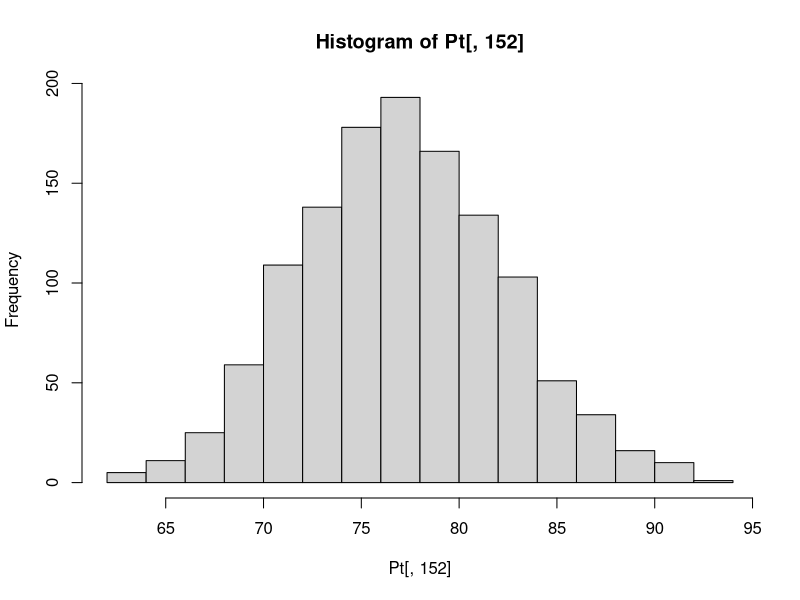

This chart was generated by the following R code:
# 4 - Simulacion de Montecarlo

# 4.1 ----
P0 = 73
mu = 0.13
sigma = 0.1
T = 5/12
n = 151 
dt = T/n

set.seed(895700)
m = 1233 
Pt = matrix(NA, nrow = m, ncol = n+1) 
Pt[,1] = P0

for (i in 1:m) {
  for (t in 2:(n+1)){
    Pt[i,t] = Pt[i,t-1]*exp((mu-0.5*sigma^2)*dt + sigma*sqrt(dt)*rnorm(1))
  } 
} 

mean(Pt[,152])
sd(Pt[,152])
Es = mean(Pt[,152])

k=length(Pt[1,])
mean(Pt[,k])
sd(Pt[,k])

hist(Pt[,152])


# 4.2 ----
library(tidyverse)
df_Pt = as.tibble(Pt[,152])

a = df_Pt %>% filter(value > 38) %>%  filter(value < P0)

nrow(a) / nrow(df_Pt)


# 4.3 ----

df_Pt = as.tibble(Pt[,152])

a = df_Pt %>% filter(value > Es)

nrow(a) / nrow(df_Pt)

